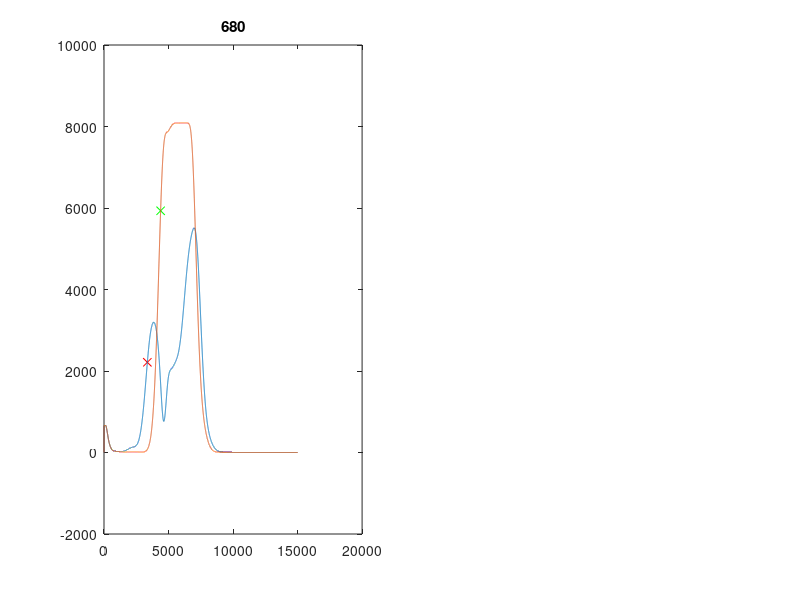

Write MATLAB code to recreate this figure. (Note: this script raises an error after producing the figure.)
s = load('er_plots.mat'); er_plots = s.er_plots; 
k = 1;
for i = 1:length(er_plots)
    if i > 1
        if (er_plots(i).number - er_plots(i-1).number) == 1
            count_group = count_group + 1;
        else 
            len_group = count_group;
            count_group = 1;
            if len_group > max_group
                max_group = len_group;
                number_mg = er_plots(i-1).number - len_group;
            end;
        end;
    else
        count_group = 1;
        len_group = 1;
        max_group = 1;
        number_mg = 1;
    end;
    
    h1 = subplot(1,2,1);
    etalon = load('detector_filtered_field.mat');
    etalon = etalon.detector_filtered_field;
    y2 = er_plots(i).CF; plot(h1,y2,er_plots(i).detect(y2), 'xr');  hold on;
    z2 = er_plots(i).CF_et; plot(h1,z2,etalon(z2), 'xg'); hold on;
   % yv = er_plots(i).CF_et * ones(1,5000); plot(h1, yv,'g'); hold on;
    plot(h1,er_plots(i).detect); title(num2str(er_plots(i).number)); hold on;
    plot(h1,etalon); hold on;
    plot(h1, er_plots(i).y_thresh); hold off;
    h2 = subplot(1,2,2);
    ERR = er_plots(i).error;
    str = {[num2str(i),' / ', num2str(length(er_plots)) ];['Error: ', num2str(ERR)]; ...
        ['Ythresh: ', num2str(er_plots(i).k_amp)]; ...
        ['Fluc ne_0: ', num2str(er_plots(i).parameters.p_FlucNe0)]; ...
        ['Fluc I_{cen}: ', num2str(er_plots(i).parameters.p_FlucIcen)]; ...
        ['Fluc J_{cen}: ', num2str(er_plots(i).parameters.p_FlucJcen)]; ...
        ['Number in current group: ', num2str(count_group)]; ['Length of previous group: ', num2str(len_group)]; ...
        ['Max length of group: ', num2str(max_group)]; ['Place of max group: ', num2str(number_mg)]}; 
    h2 = text(0.5,0.5,str);  
    set(h2, 'Color', 'black', 'HorizontalAlignment', 'center', 'FontSize', 18);
    set(gca,'Visible', 'off');
    pause;
    set(h2, 'Visible', 'off');
end;
 